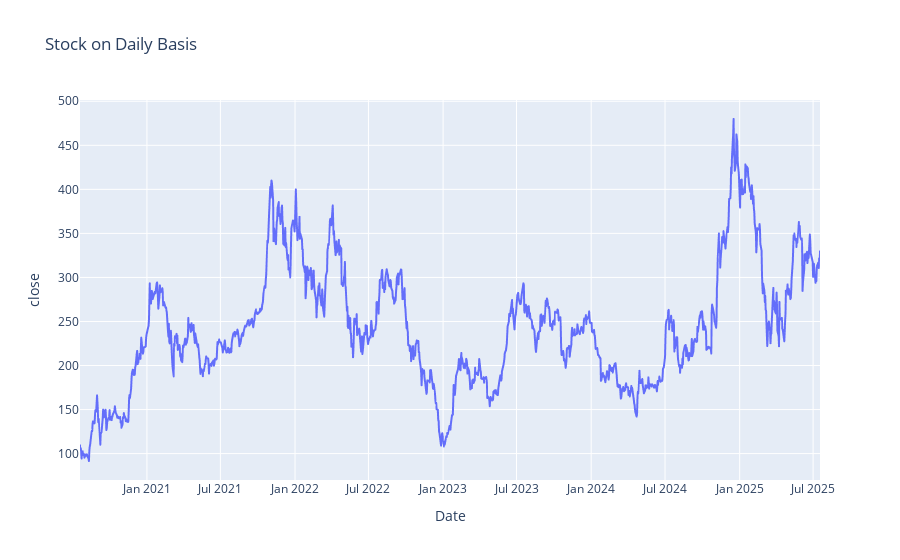

Notebook code cell kept with this figure:
### Markdown cell above
### Check the chart

### Code cell
fig = px.line(df_stock, x="date", y="close", title="Stock on Daily Basis", 
              labels={"date": "Date"})

fig.show()

### Figure 1 — Plotly figure (JSON) as saved in the notebook; plotly's stock layout.template omitted (floating-point values rounded to 4 significant figures; data arrays with more than 128 entries replaced by an {"elided": "..."} marker saying what was removed)
{"data": [{"hovertemplate": "Date=%{x}<br>close=%{y}<extra></extra>", "legendgroup": "", "line": {"color": "#636efa", "dash": "solid"}, "marker": {"symbol": "circle"}, "mode": "lines", "name": "", "showlegend": false, "type": "scattergl", "x": {"elided": "1256 str values"}, "xaxis": "x", "y": {"elided": "1256 float values"}, "yaxis": "y"}], "layout": {"legend": {"tracegroupgap": 0}, "title": {"text": "Stock on Daily Basis"}, "xaxis": {"anchor": "y", "domain": [0, 1], "title": {"text": "Date"}}, "yaxis": {"anchor": "x", "domain": [0, 1], "title": {"text": "close"}}}}
